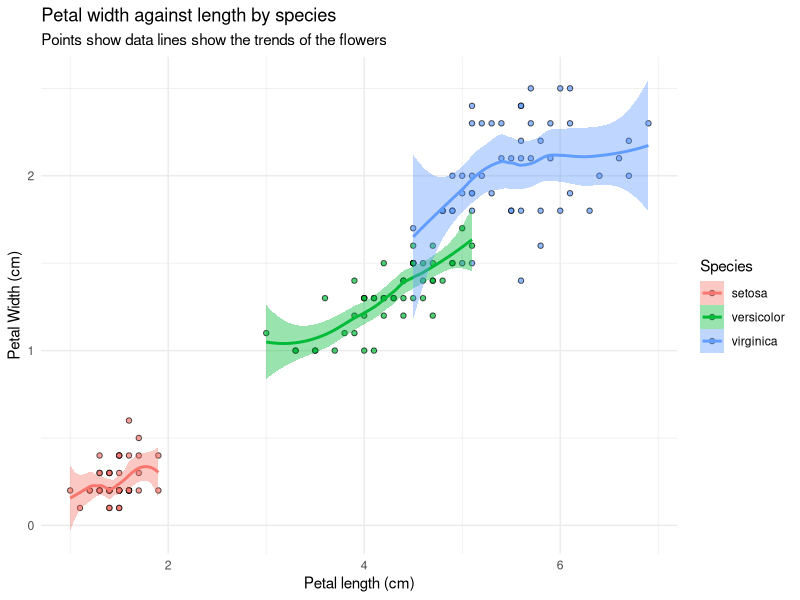

Generate this figure with R:
library(ggplot2)
library(dplyr)

data(iris)

ggplot(iris, aes(x= Petal.Length, y= Petal.Width, fill=Species)) +
  geom_point(alpha = 0.7, shape = 21) +
  labs(x = "Petal length (cm)",
       y= "Petal Width (cm)",
       title= "Petal width against length by species",
       subtitle = "Points show data lines show the trends of the flowers") +
  theme_minimal() +
  geom_smooth(aes(colour= Species))
